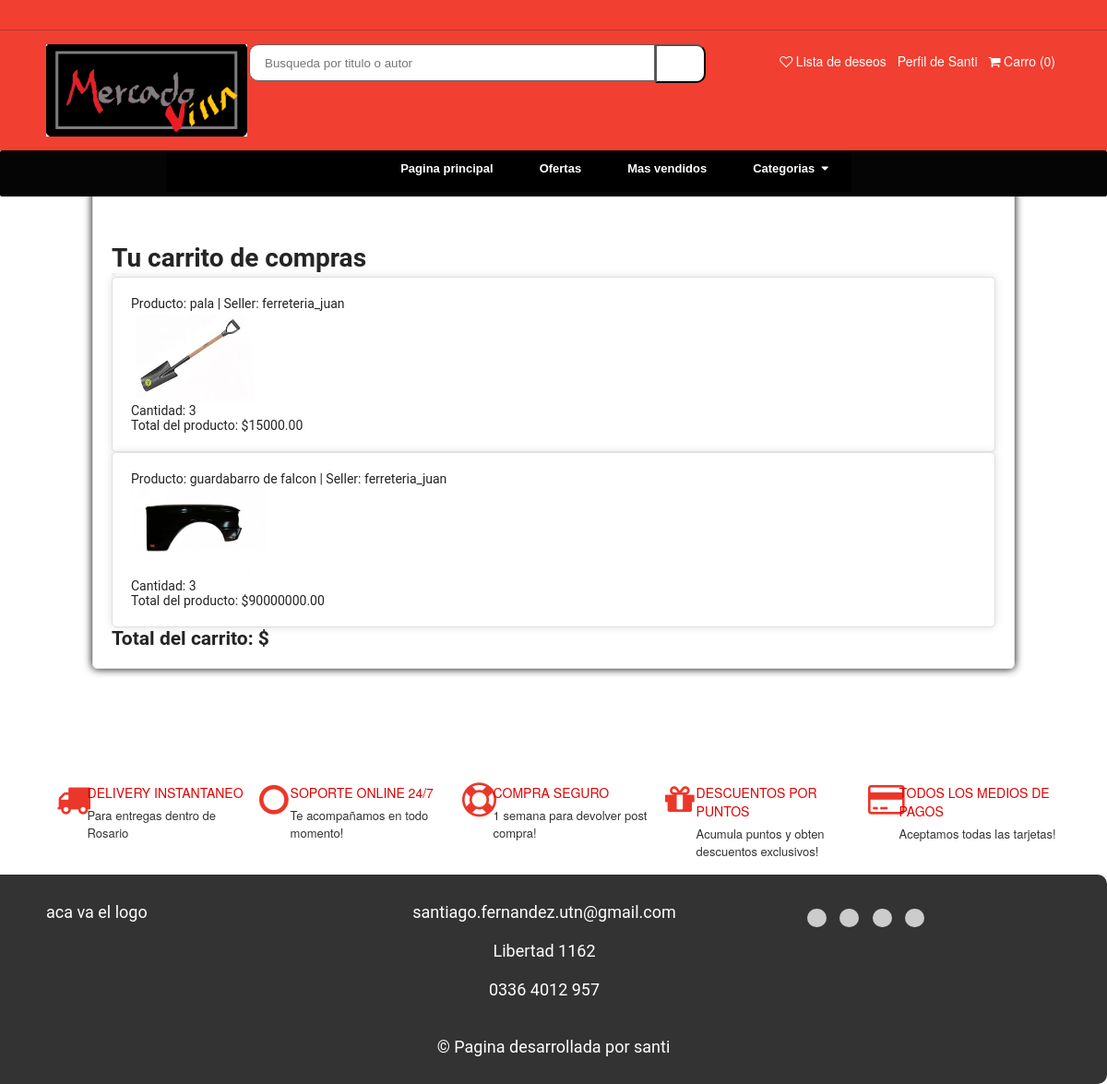
/cart/ (signed in), run on an earlier commit of the app's database.
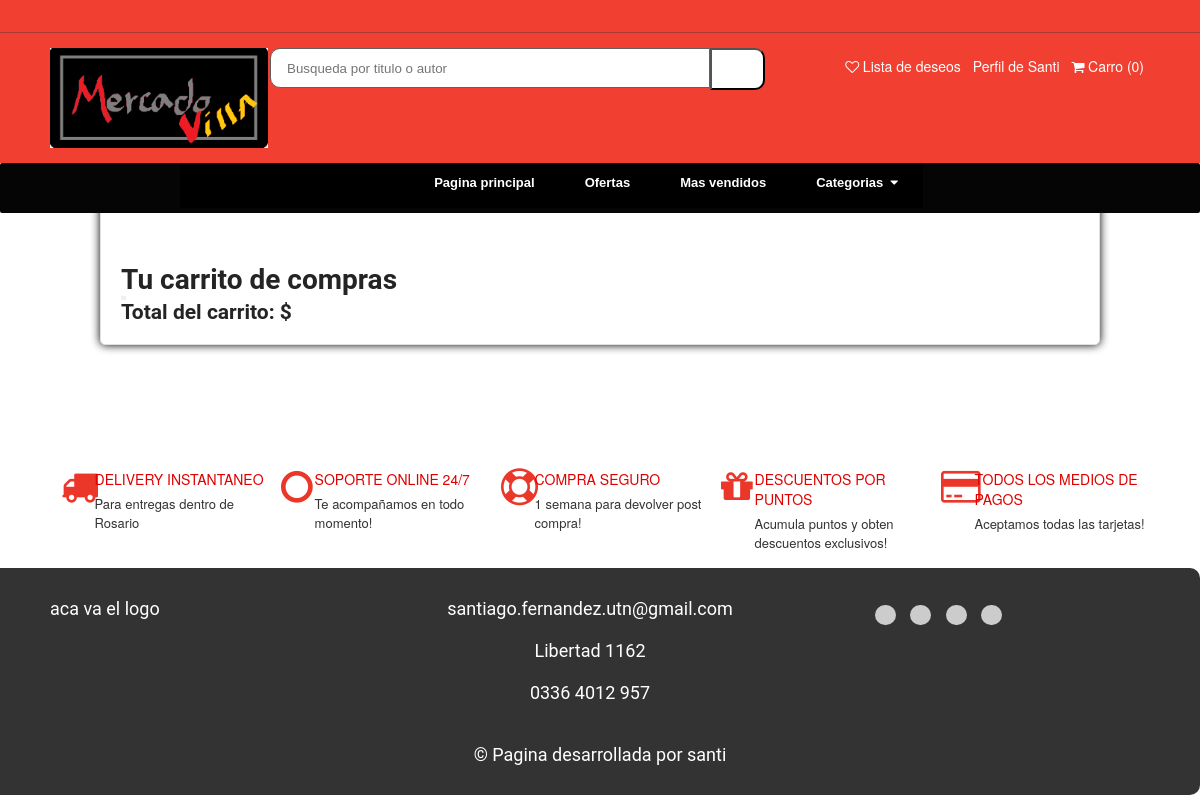
And on a later commit of the database.
### cart/models.py (models this page shows, shortened)
class CartItem(models.Model):
    cart = models.ForeignKey(Cart, on_delete=models.CASCADE)  # Relación con el carrito
    product = models.ForeignKey(StockProduct, on_delete=models.CASCADE)
    quantity = models.PositiveIntegerField(default=1)
    @property
    def total_price(self):
        return self.quantity * self.product.price

### stock/models.py (models this page shows)
class StockProduct(models.Model):
    user = models.ForeignKey(ClientModel,on_delete=models.CASCADE,limit_choices_to={'is_seller': True})#si se elimina un cliente, se eliminan los productos cargados por el
    business_line = models.CharField(choices=BusinessLineChoices.choices, max_length=128, default=BusinessLineChoices.OTROS.value)
    quantity_stock = models.PositiveIntegerField()
    price = models.DecimalField(max_digits=10, decimal_places=2)
    name_product = models.CharField(max_length=140)
    description = models.TextField(max_length=1200)
    imagen = models.ImageField(upload_to="productos", null = True)
    code_product = models.CharField(max_length=10,  primary_key=True)
    expiration = models.DateTimeField(null = True, default=None)
    class Meta:
        unique_together = ("user","code_product")#cualquier relacion entre cliente y codigo tiene que ser unica
    def __str__(self):
        return f"{self.name_product} | Seller:  {self.user} "

### clients/models.py (models this page shows)
class ClientModel(AbstractUser):
    cuit = models.CharField(max_length=11)
    business_line = models.CharField(choices=BusinessLineChoices.choices, max_length=128, default=BusinessLineChoices.OTROS.value)
    business_line_interes = models.CharField(choices=BusinessLineChoices.choices, max_length=128, default=BusinessLineChoices.OTROS.value)
    is_seller = models.BooleanField(default=False)
    is_buyer = models.BooleanField(default=True)
    state = models.CharField(max_length=128,blank = True, null = True)
    city = models.CharField(max_length=128,blank = True, null = True)
    postal_code = models.CharField(max_length = 4,blank = True, null = True)
    phone_number = models.CharField(max_length = 64)
    avatar = models.ImageField(upload_to="avatar", null = True, blank = True)

### cart/views.py (the view, shortened to what this page needs)
# urls.py: path('', CartView.as_view(), name='cart'),
class CartView(View):
    def get(self, request):
        cart, _ = Cart.objects.get_or_create(user=request.user)
        context = {
            'cart': cart,
        }
        return render(request, "cart.html", context)

### templates/cart.html (shortened to what this page needs)
{% extends "home.html" %}
{% block content %}
<div class="cart">
    <h1>Tu carrito de compras</h1>
    <form action="{% url 'cart' %}" method="POST">
        <button type="submit" name="clear_cart"></button>
    </form>
    {% for item in cart.cartitem_set.all %}
    <div class="cart-item">
    <p>Producto: {{ item.product }}</p>
    <img class="product-img" src="{{ item.product.imagen.url }}">
    <p>Cantidad: {{ item.quantity }}</p>
    <p>Total del producto: ${{ item.total_price }}</p>
    </div>
    {% endfor %}
    <h2>Total del carrito: $ {{ cart.total_price }}</h2>
</div>
{% endblock %}

What changed in the data, as far as the page shows it:
removed CartItem: product "pala | Seller: ferreteria_juan", product.imagen (picture), quantity "3", total_price "15000.00"
removed CartItem: product "guardabarro de falcon | Seller: ferreteria_juan", product.imagen (picture), quantity "3", total_price "90000000.00"
